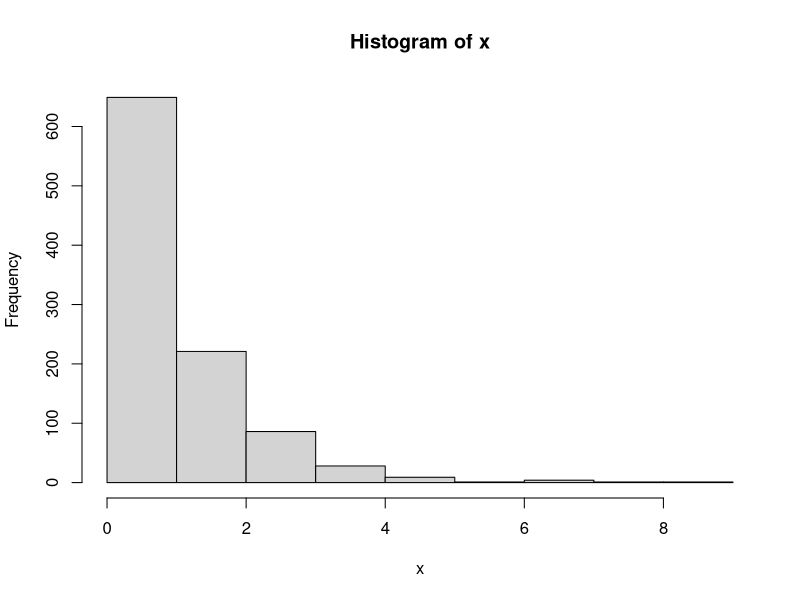
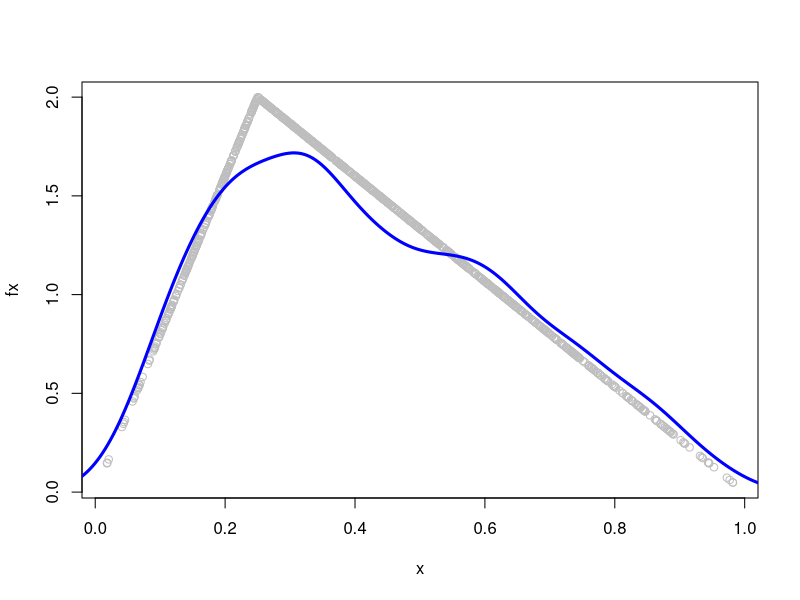

Here is the R script that generated these plots, in order:
#  Draw values from an exponential distribution with parameter theta = 1.


par(mfrow=c(1,1))
m = 1000
u = runif(m, 0, 1)
for(i in 1:m){ x = -log(1-u) }

hist(x)


#  Draw values from a triangular distribution.

m = 1000
u = runif(m, 0, 1)
invcdf.func <- function(u) {
  if (u >= 0 && u < 0.25)
    sqrt(u)/2
  else if (u >= 0.25 && u <= 1)
    1 - sqrt(3 * (1 - u))/2
}
x <- unlist(lapply(u, invcdf.func))

fx=x

#  To compare, we compute the real density
for (i in 1:m) {if(x[i] < 0.25) fx[i] = 8*x[i]}
for (i in 1:m) {if(x[i] >= 0.25) fx[i] = (1 - x[i])*8/3}

plot(x,fx,type="p", col="gray")
lines(density(x), lty=1, col="blue", lwd=3)